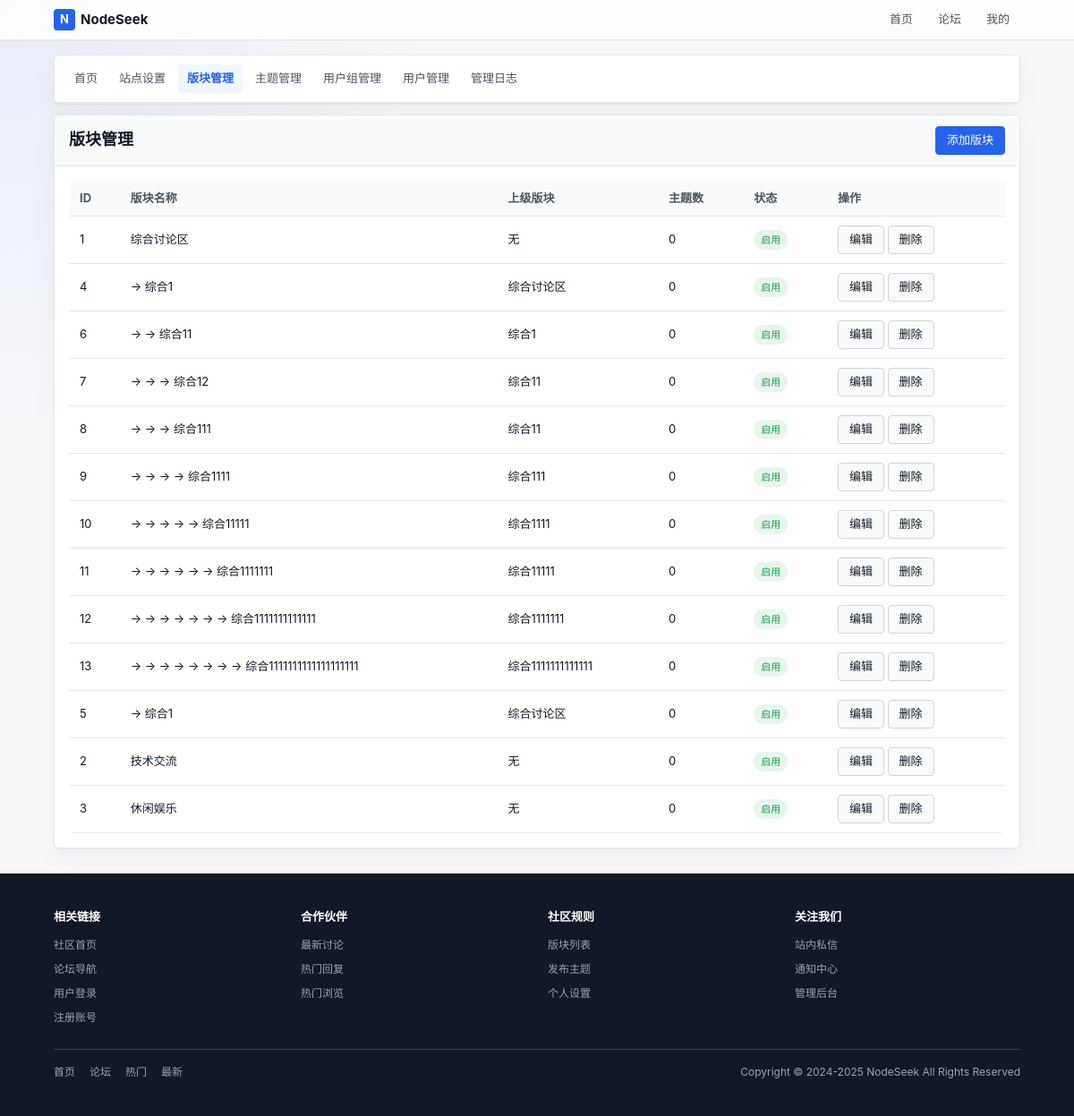
The app's page /index.php?c=admin&a=forums (signed in) with its own data.
### tables this page shows
CREATE TABLE next_forum (
        fid INTEGER PRIMARY KEY AUTOINCREMENT,
        up_fid INTEGER NOT NULL DEFAULT 0,
        name VARCHAR(50) NOT NULL DEFAULT '',
        status INTEGER NOT NULL DEFAULT 0,
        sort_order INTEGER NOT NULL DEFAULT 0,
        thread_num INTEGER NOT NULL DEFAULT 0,
        reply_num INTEGER NOT NULL DEFAULT 0,
        today_num INTEGER NOT NULL DEFAULT 0,
        today_time INTEGER NOT NULL DEFAULT 0,
        last_tid INTEGER NOT NULL DEFAULT 0,
        json_data TEXT NOT NULL
    );

### controllers/AdminController.php (called while the page is built, shortened)
<?php
class AdminController {
    public static function forums() {
        $forums = ForumModel::getForumsFlat();
        Template::display('admin/forums');
    }
}
?>

### index.php (called while the page is built, shortened)
<?php
require ROOT_PATH . '/lib/Autoloader.php';
$controller = isset($_GET['c']) ? $_GET['c'] : 'home';
$action = isset($_GET['a']) ? $_GET['a'] : 'index';
$controllerClass = ucfirst($controller) . 'Controller';
$params = [];
call_user_func_array([$controllerClass, $action], $params);
?>

### lib/Autoloader.php (called while the page is built, shortened)
<?php
class Autoloader {
    public static function load($class) {
        $paths = [
            ROOT_PATH . '/lib/' . $class . '.php',
            ROOT_PATH . '/models/' . $class . '.php',
            ROOT_PATH . '/controllers/' . $class . '.php',
        ];
        foreach ($paths as $path) {
            if (file_exists($path)) {
                return;
            }
        }
    }
}

### lib/Database.php (called while the page is built, shortened)
<?php
class Database {
    private static $instance = null;
    private $config = null;
    private function __construct() {
        $this->config = require ROOT_PATH . '/config/database.php';
    }
    public static function getInstance() {
        if (self::$instance === null) {
            self::$instance = new self();
        }
        return self::$instance;
    }
    private function connect() {
        $default = $this->config['default'];
        $connection = $this->config['connections'][$default];
        if ($connection['driver'] === 'sqlite') {
            $this->connection = new PDO('sqlite:' . $connection['database']);
        }
    }
    private static function getConnection() {
        return self::getInstance()->connection;
    }
    public static function query($sql, $params = []) {
        $stmt = self::getConnection()->prepare($sql);
        $stmt->execute($params);
        return $stmt;
    }
    public static function fetchAll($sql, $params = []) {
        $stmt = self::query($sql, $params);
        return $stmt->fetchAll(PDO::FETCH_ASSOC);
    }
}
?>

### config/database.php (called while the page is built)
<?php
return [
    'default' => 'sqlite',
    'connections' => [
        'sqlite' => [
            'driver' => 'sqlite',
            'database' => ROOT_PATH . '/database/forum.db',
        ],
    ],
];

### models/ForumModel.php (called while the page is built, shortened)
<?php
class ForumModel {
    public static function getForums($upFid = null) {
        if ($upFid !== null) {
            $forums = Database::fetchAll("SELECT * FROM " . self::TABLE . " WHERE up_fid = ? ORDER BY sort_order ASC", [$upFid]);
        } else {
            $forums = Database::fetchAll("SELECT * FROM " . self::TABLE . " ORDER BY up_fid ASC, sort_order ASC");
        }
        $parentFids = array_unique(array_column($forums, 'up_fid'));
        $parentFids = array_values(array_filter($parentFids, function($fid) { return $fid !== null && $fid !== ''; }));
        if (!empty($parentFids)) {
            $parentNames = self::getForumNamesByFids($parentFids);
        }
        if ($upFid === null) {
            $tree = self::buildTree($forums);
            self::addDepth($tree, 0);
            return $tree;
        }
        return $forums;
    }
    private static function getForumNamesByFids($fids) {
        $placeholders = implode(',', array_fill(0, count($fids), '?'));
        $sql = "SELECT fid, name FROM " . self::TABLE . " WHERE fid IN ($placeholders)";
        $results = Database::fetchAll($sql, $fids);
        return array_column($results, 'name', 'fid');
    }
    private static function buildTree($forums) {
        $tree = [];
        $map = [];
        foreach ($forums as $forum) {
            $map[$forum['fid']] = $forum;
            $map[$forum['fid']]['children'] = [];
        }
        foreach ($forums as $forum) {
            $fid = $forum['fid'];
            $upFid = $forum['up_fid'];
            if ($upFid && isset($map[$upFid])) {
                $map[$upFid]['children'][] = &$map[$fid];
            } else {
                $tree[] = &$map[$fid];
            }
        }
        return $tree;
    }
    private static function flattenTree($tree, &$result = []) {
        foreach ($tree as $forum) {
            $result[] = $forum;
            if (!empty($forum['children'])) {
                self::flattenTree($forum['children'], $result);
            }
        }
        return $result;
    }
    public static function getForumsFlat() {
        $forums = self::getForums();
        return self::flattenTree($forums);
    }
}
?>

### templates/admin/forums.php (the view, shortened to what this page needs)
<?php include '_menu.php'; ?>
<div class="card">
    <div class="card-header">
        <h2>版块管理</h2>
        <a href="index.php?c=admin&a=forumAdd" class="btn btn-primary">添加版块</a>
    </div>
    <div class="card-body padded">
        <div class="table-container">
        <table class="table">
            <thead>
                <tr>
                    <th>ID</th>
                    <th>版块名称</th>
                    <th>上级版块</th>
                    <th>主题数</th>
                    <th>状态</th>
                    <th>操作</th>
                </tr>
            </thead>
            <tbody>
                <?php if (!empty($forums)): ?>
                <?php foreach ($forums as $forum): ?>
                    <tr>
                        <td><?php echo $forum['fid']; ?></td>
                        <td><?php echo str_repeat('→ ', $forum['depth'] ?? 0) . htmlspecialchars($forum['name']); ?></td>
                        <td><?php echo $forum['up_fid'] ? htmlspecialchars($forum['parent_name']) : '无'; ?></td>
                        <td><?php echo $forum['thread_num']; ?></td>
                        <td><span class="badge <?php echo $forum['status'] ? 'badge-green' : 'badge-red'; ?>"><?php echo $forum['status'] ? '启用' : '禁用'; ?></span></td>
                        <td>
                            <button class="btn btn-secondary edit-forum-btn" data-fid="<?php echo $forum['fid']; ?>">编辑</button>
                            <button class="btn btn-secondary delete-forum-btn" data-fid="<?php echo $forum['fid']; ?>" data-name="<?php echo htmlspecialchars($forum['name']); ?>">删除</button>
                        </td>
                    </tr>
                <?php endforeach; ?>
                <?php else: ?>
                    <tr>
                        <td colspan="6" class="text-center text-secondary">暂无版块</td>
                    </tr>
                <?php endif; ?>
            </tbody>
        </table>
        </div>
    </div>
</div>

### assets/css/style.css (style rules this page uses)
* { box-sizing: border-box; margin: 0; padding: 0; word-break: break-all; word-wrap: break-word; white-space: normal; overflow-wrap: break-word; }
:root { --primary: #2563eb; --primary-hover: #1d4ed8; --primary-soft: #eff6ff; --success: #16a34a; --danger: #dc2626; --warning: #d97706; --bg-page: #f6f7f9; --bg-header: rgba(255, 255, 255, 0.86); --bg-card: #ffffff; --bg-hover: #f3f4f6; --bg-soft: #f9fafb; --text: #111827; --text-secondary: #4b5563; --text-muted: #8a94a6; --border: #e5e7eb; --border-strong: #d1d5db; --shadow: 0 1px 2px rgba(15, 23, 42, 0.05), 0 10px 30px rgba(15, 23, 42, 0.04); --radius-sm: 4px; --radius-md: 6px; --footer-bg: #111827; --footer-text: #9ca3af; }
html { color-scheme: light; }
body { min-height: 100vh; background: radial-gradient(circle at top left, rgba(37, 99, 235, 0.08), transparent 30rem), var(--bg-page); color: var(--text); font-family: -apple-system, BlinkMacSystemFont, "Segoe UI", Roboto, "Helvetica Neue", Arial, sans-serif; font-size: 14px; line-height: 1.5; text-rendering: optimizeLegibility; -webkit-font-smoothing: antialiased; }
a { color: var(--primary); text-decoration: none; }
h1, h2, h3, h4 { color: var(--text); line-height: 1.25; letter-spacing: 0; }
h2 { font-size: 18px; font-weight: 700; }
.card { margin-bottom: 12px; overflow: hidden; border: 1px solid var(--border); border-radius: var(--radius-md); background: var(--bg-card); box-shadow: var(--shadow); }
.card-header, .reply-header, .sidebar-header { display: flex; align-items: center; justify-content: space-between; padding: 12px 16px; border-bottom: 1px solid var(--border); background: var(--bg-soft); }
.card-header h2, .card-header h3, .reply-header h3, .sidebar-header h3 { margin: 0; }
.card-body { padding: 0; border: 0; }
.card-body.padded, .sidebar-body, .reply-body { padding: 16px; }
.btn { display: inline-flex; align-items: center; justify-content: center; min-height: 32px; padding: 6px 12px; border: 1px solid var(--border-strong); border-radius: var(--radius-sm); background: var(--bg-card); color: var(--text); font-size: 13px; font-weight: 500; line-height: 1.2; text-decoration: none; cursor: pointer; transition: background 0.15s, border-color 0.15s, color 0.15s, transform 0.15s; white-space: nowrap; }
.btn-primary { border-color: var(--primary); background: var(--primary); color: #fff; }
.btn-secondary { background: var(--bg-soft); color: var(--text); }
.badge { display: inline-flex; align-items: center; gap: 2px; padding: 2px 7px; border: 1px solid transparent; border-radius: 999px; background: var(--bg-hover); color: var(--text-secondary); font-size: 11px; font-weight: 500; }
.badge-green { background: rgba(22, 163, 74, 0.1); color: var(--success); }
.table-container { overflow-x: auto; border-radius: var(--radius-md); }
.table { width: 100%; min-width: 768px; border-collapse: collapse; font-size: 13px; }
.table th, .table td { padding: 10px 12px; border-bottom: 1px solid var(--border); text-align: left; vertical-align: middle; }
.table th { background: var(--bg-soft); color: var(--text-secondary); font-weight: 650; white-space: nowrap; }

### records on screen
next_forum: fid "1", name "综合讨论区", up_fid "无", thread_num "0", status "启用"
next_forum: fid "4", depth "→", name "综合1", parent_name "综合讨论区", thread_num "0", status "启用"
next_forum: fid "6", depth "→ →", name "综合11", parent_name "综合1", thread_num "0", status "启用"
next_forum: fid "7", depth "→ → →", name "综合12", parent_name "综合11", thread_num "0", status "启用"
next_forum: fid "8", depth "→ → →", name "综合111", parent_name "综合11", thread_num "0", status "启用"
next_forum: fid "9", depth "→ → → →", name "综合1111", parent_name "综合111", thread_num "0", status "启用"
next_forum: fid "10", depth "→ → → → →", name "综合11111", parent_name "综合1111", thread_num "0", status "启用"
next_forum: fid "11", depth "→ → → → → →", name "综合1111111", parent_name "综合11111", thread_num "0", status "启用"
next_forum: fid "12", depth "→ → → → → → →", name "综合1111111111111", parent_name "综合1111111", thread_num "0", status "启用"
next_forum: fid "13", depth "→ → → → → → → →", name "综合1111111111111111111", parent_name "综合1111111111111", thread_num "0", status "启用"
next_forum: fid "5", depth "→", name "综合1", parent_name "综合讨论区", thread_num "0", status "启用"
next_forum: fid "2", name "技术交流", up_fid "无", thread_num "0", status "启用"
next_forum: fid "3", name "休闲娱乐", up_fid "无", thread_num "0", status "启用"
